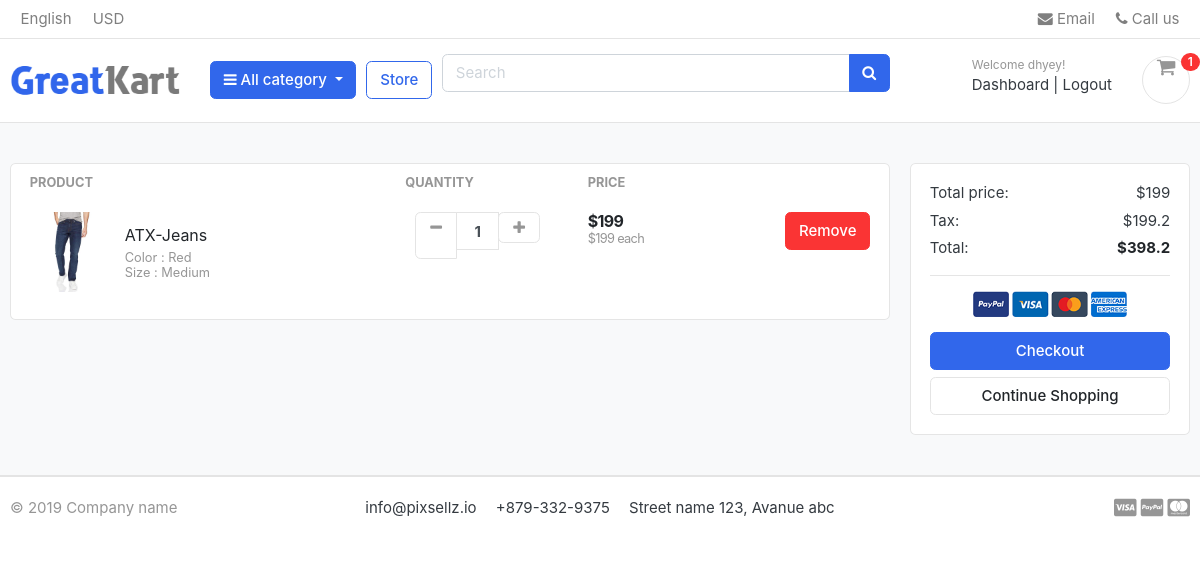
The app's page /carts/ (signed in), older data.
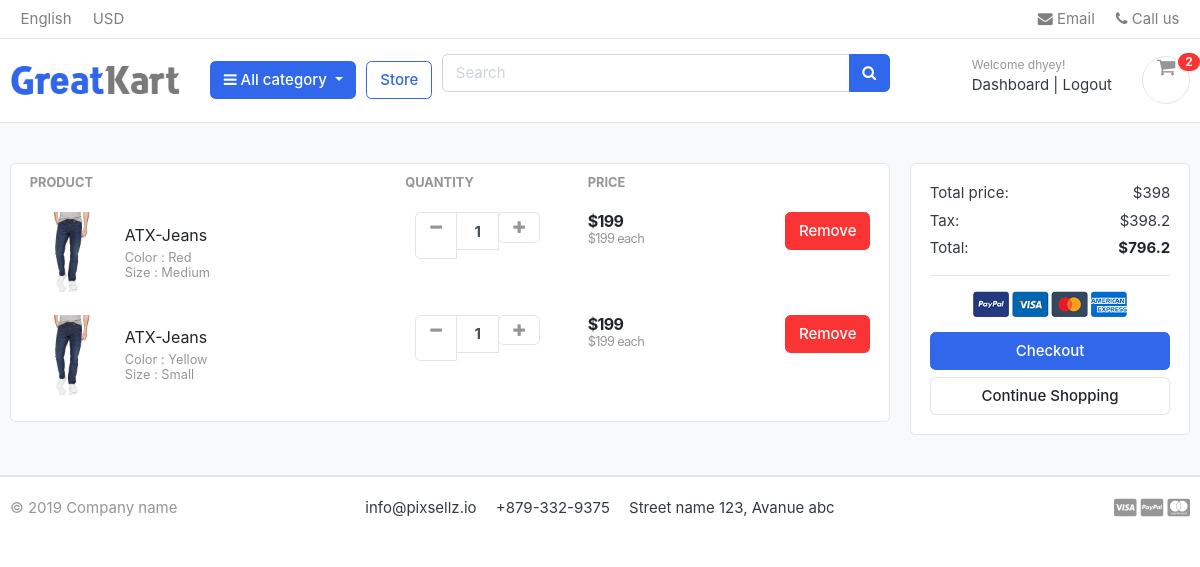
The same page, newer data.
### accounts/models.py (models this page shows, shortened)
class Account(AbstractBaseUser):
    first_name = models.CharField(max_length=50)
    last_name = models.CharField (max_length=50)
    username = models.CharField(max_length=50,unique=True)
    email = models.EmailField(max_length=100, unique=True)
    phone_number = models.CharField(max_length=50) #<---- here after bracket, unique = True
    date_joined = models.DateTimeField(auto_now_add=True)
    last_login = models.DateTimeField(auto_now_add=True)
    is_admin = models.BooleanField(default=False)
    is_staff = models.BooleanField(default=False)
    is_active = models.BooleanField(default=False)
    is_superadmin = models.BooleanField(default=False)
    USERNAME_FIELD = 'email'
    REQUIRED_FIELDS = ['username', 'first_name', 'last_name']
    objects = Myaccountmanager()

### carts/models.py (models this page shows, shortened)
class CartItem (models.Model):
    user = models.ForeignKey(Account, on_delete=models.CASCADE, null =True)
    product = models.ForeignKey(Product, on_delete= models.CASCADE)
    variations = models.ManyToManyField(Variation, blank=True, )
    cart = models.ForeignKey(Cart, on_delete=models.CASCADE,null= True)
    quantity = models.IntegerField()
    is_active = models.BooleanField(default=True)
    def sub_total(self):
        return self.product.price * self.quantity

### store/models.py (models this page shows, shortened)
class Product (models.Model):
    product_name = models.CharField(max_length=200, unique=True)
    slug = models.SlugField(max_length=200, unique=True)
    description = models.TextField(max_length=255,blank=True)
    price = models.IntegerField()
    image = models.ImageField(upload_to='photos/products',)
    stock  = models.IntegerField()
    is_available = models.BooleanField(default=True)
    category = models.ForeignKey(Category, on_delete=models.CASCADE)
    created_date = models.DateTimeField(auto_now_add=True)
    modified_date  = models.DateTimeField(auto_now = True)
    def get_url(self):
        return reverse('product_detail', args=[self.category.slug,self.slug])

class Variation(models.Model):
    product = models.ForeignKey(Product, on_delete=models.CASCADE)
    variation_category = models.CharField(max_length=100,choices=variation_category_choice)
    variation_value    = models.CharField(max_length=100)
    is_active          = models.BooleanField(default=True)
    created_date       = models.DateTimeField(auto_now=True)
    objects = VariationManager()

### carts/views.py (the view)
# urls.py: path('', views.cart, name='cart'),
def cart(request,total=0,quanitity=0,cart_items=None):
    try:
        if request.user.is_authenticated:
            cart_items = CartItem.objects.filter(user = request.user, is_active= True)
        else:
            cart = Cart.objects.get(cart_id =_cart_id(request))
            cart_items = CartItem.objects.filter(cart=cart, is_active=True)
        for cart_item in cart_items:
            total += (cart_item.product.price * cart_item.quantity)
            quanitity += cart_item.quantity
        tax_rate = 0.2
        tax = total+tax_rate
        grand_total = total + tax
    except Cart.DoesNotExist:
        cart_items = []
        tax=0
        grand_total =0
    context = {
        'total':total,
        'quantity': quanitity,
        'cart_items': cart_items,
        'tax':tax,
        'grand_total':grand_total,
    }
    return render(request, "store/cart.html",context)

### templates/store/cart.html (shortened to what this page needs)
{% extends 'base.html' %}
{%load static%}
{%block content%}
<section class="section-content padding-y bg">
    <div class="container">
{% if not cart_items %}
    <h2 class = "text-center">Your Shopping Cart is Empty</h2>
    <div class="text-center">
        <a href= "{% url 'store'  %}" class= "btn btn-primary">Continue Shopping</a>
    </div>
{% else %}
    <div class="row">
        <aside class="col-lg-9">
    <div class="card">
    <table class="table table-borderless table-shopping-cart">
    <thead class="text-muted">
    <tr class="small text-uppercase">
      <th scope="col">Product</th>
      <th scope="col" width="120">Quantity</th>
      <th scope="col" width="120">Price</th>
      <th scope="col" class="text-right" width="200"> </th>
    </tr>
    </thead>
    <tbody>
{%for cart_item in cart_items%}
    <tr>
        <td>
            <figure class="itemside align-items-center">
                <div class="aside"><img src="{{cart_item.product.image.url}}" class="img-sm"></div>
                <figcaption class="info">
                    <a href="{{cart_item.product.get_url}}" class="title text-dark">{{cart_item.product.product_name}}</a>
                    <p class="text-muted small">
                        {% if cart_item.variations.all %}
                            {%for item in cart_item.variations.all %}
                                {{ item.variation_category | capfirst }} : {{ item.variation_value | capfirst}}
                                <br>
                            {% endfor %}
                        {% endif %}
                    </p>
                </figcaption>
            </figure>
        </td>
        <td>
                        <div class="col">
                            <div class="input-group input-spinner">
                                <div class="input-group-prepend">
                                <a href= "{% url 'remove_cart' cart_item.product.id cart_item.id %}"class="btn btn-light" type="button" id="button-plus"> <i class="fa fa-minus"></i> </a>
                                </div>
                                <input type="text" class="form-control"  value="{{cart_item.quantity}}">
                                <div class="input-group-append">
                                    <form action="{% url 'add_cart' cart_item.product.id %}" method="POST">
                                        <button class="btn btn-light" type="submit" id="button-minus"> <i class="fa fa-plus"></i> </button>
                                    </form>
                                </div>
                            </div>
                        </div>
        </td>
        <td>
            <div class="price-wrap">
                <var class="price">${{cart_item.sub_total}}</var>
                <small class="text-muted"> ${{cart_item.product.price}} each </small>
            </div>
        </td>
        <td class="text-right">
        <a href="{%  url 'remove_cart_item' cart_item.product.id cart_item.id %}" onclick="return confirm('Are you sure you want to delete this item?')" class="btn btn-danger"> Remove</a>
        </td>
    </tr>
{% endfor %}
    </tbody>
    </table>
    </div>
        </aside>
        <aside class="col-lg-3">
            <div class="card">
            <div class="card-body">
                <dl class="dlist-align">
                  <dt>Total price:</dt>
                  <dd class="text-right">${{ total }}</dd>
                </dl>
                <dl class="dlist-align">
                  <dt>Tax:</dt>
                  <dd class="text-right"> ${{ tax }}</dd>
                </dl>
                <dl class="dlist-align">
                  <dt>Total:</dt>
                  <dd class="text-right text-dark b"><strong>${{ grand_total }}</strong></dd>
                </dl>
                <hr>
                <p class="text-center mb-3">
                    <img src="{% static "./images/misc/payments.png"    %}" height="26">
                </p>
                <a href="{% url 'checkout' %}" class="btn btn-primary btn-block"> Checkout </a>
                <a href="{% url 'store'%}" class="btn btn-light btn-block">Continue Shopping</a>
            </div>
            </div>
    </aside>
    </div>
{% endif %}
    </div>
    </section>
{%endblock%}

### templates/base.html (shortened to what this page needs)
{% load static %}
<html>
<head>
<link href="{% static 'css/bootstrap.css' %}" rel="stylesheet" type="text/css"/>
<link href="{% static 'fonts/fontawesome/css/all.min.css' %}" type="text/css" rel="stylesheet">
<link href="{% static 'css/ui.css' %}" rel="stylesheet" type="text/css"/>
<link href="{% static 'css/responsive.css'%}" rel="stylesheet" media="only screen and (max-width: 1200px)" />
<link href="{% static 'css/custom.css' %}" rel="stylesheet" type="text/css"/>
<link rel="stylesheet" href="https://cdnjs.cloudflare.com/ajax/libs/font-awesome/4.7.0/css/font-awesome.min.css">
</head>
<body>
{%include 'includes/navbar.html'%}
    {% block content %}{%endblock%}
{%include 'includes/footer.html'%}

### templates/includes/navbar.html (shortened to what this page needs)
{%load static%}
<header class="section-header">
    <nav class="navbar p-md-0 navbar-expand-sm navbar-light border-bottom">
    <div class="container">
      <div class="collapse navbar-collapse" id="navbarTop4">
        <ul class="navbar-nav mr-auto">
            <li class="nav-item dropdown">
                 <a href="#" class="nav-link">   English </a>
            </li>
            <li class="nav-item dropdown">
                <a href="#" class="nav-link"> USD </a>
            </li>
        </ul>
        <ul class="navbar-nav">
            <li><a href="#" class="nav-link"> <i class="fa fa-envelope"></i> Email </a></li>
            <li><a href="#" class="nav-link"> <i class="fa fa-phone"></i> Call us </a></li>
        </ul>
      </div>
    </div>
    </nav>
    <section class="header-main border-bottom">
        <div class="container">
    <div class="row align-items-center">
        <div class="col-lg-2 col-md-3 col-6">
            <a href="{% url 'home'%}" class="brand-wrap">
                <img class="logo" src="{%static './images/logo.png'%}">
            </a>
        </div>
        <div class="col-lg col-sm col-md col-6 flex-grow-0">
            <div class="category-wrap dropdown d-inline-block float-right">
                <button type="button" class="btn btn-primary dropdown-toggle" data-toggle="dropdown">
                    <i class="fa fa-bars"></i> All category
                </button>
            </div>
        </div>
        <a href="{% url 'store' %}" class="btn btn-outline-primary">Store</a>
        <div class="col-lg  col-md-6 col-sm-12 col">
            <form action="{% url 'search' %}" class="search" method = "GET">
                <div class="input-group w-100">
                    <input type="text" class="form-control" style="width:60%;" placeholder="Search" name = "keyword">
                    <div class="input-group-append">
                      <button class="btn btn-primary" type="submit">
                        <i class="fa fa-search"></i>
                      </button>
                    </div>
                </div>
            </form>
        </div>
        <div class="col-lg-3 col-sm-6 col-8 order-2 order-lg-3">
                    <div class="d-flex justify-content-end mb-3 mb-lg-0">
                        {% if user.id is None %}
                            <div class="widget-header">
                                <small class="title text-muted">Welcome guest!</small>
                                <div>
                                    <a href="{% url 'login' %}">Sign in</a> <span class="dark-transp"> | </span>
                                    <a href="{% url 'register' %}"> Register</a>
                                </div>
                            </div>
                        {% else %}
                            <div class="widget-header">
                                <small class="title text-muted">Welcome {{ user.first_name }}!</small>
                                <div>
                                    <a href="{% url 'dashboard' %}">Dashboard</a> <span class="dark-transp"> | </span>
                                    <a href="{% url 'logout' %}">Logout</a>
                                </div>
                            </div>
                        {% endif %}
                        <a href="{% url 'cart' %}" class="widget-header pl-3 ml-3">
                            <div class="icon icon-sm rounded-circle border"><i class="fa fa-shopping-cart"></i></div>
                            <span class="badge badge-pill badge-danger notify">{{ cart_count }}</span>
                        </a>
                    </div>
                </div>
    </div>
        </div>
    </section>
    </header>

### templates/includes/footer.html (shortened to what this page needs)
<footer class="section-footer border-top">
	<div class="container">
		<section class="footer-bottom border-top row">
			<div class="col-md-2">
				<p class="text-muted"> &copy 2019 Company name </p>
			</div>
			<div class="col-md-8 text-md-center">
				<span  class="px-2">info@pixsellz.io</span>
				<span  class="px-2">+879-332-9375</span>
				<span  class="px-2">Street name 123, Avanue abc</span>
			</div>
			<div class="col-md-2 text-md-right text-muted">
				<i class="fab fa-lg fa-cc-visa"></i>
				<i class="fab fa-lg fa-cc-paypal"></i>
				<i class="fab fa-lg fa-cc-mastercard"></i>
			</div>
		</section>
	</div>
</footer>
</body>
</html>

Row changes from the older to the newer data that the page shows:
added CartItem: product.image (picture), product.product_name "ATX-Jeans", quantity "1", sub_total "199", product.price "199"
now on this page (row unchanged): Variation: variation_category "Color", variation_value "Yellow", shown under "ATX-Jeans"
now on this page (row unchanged): Variation: variation_category "Size", variation_value "Small", shown under "ATX-Jeans"
Text that changed along with them:
{{ cart_count }}: "1" → "2"
{{ total }}: "199" → "398"
{{ tax }}: "199.2" → "398.2"
{{ grand_total }}: "398.2" → "796.2"
